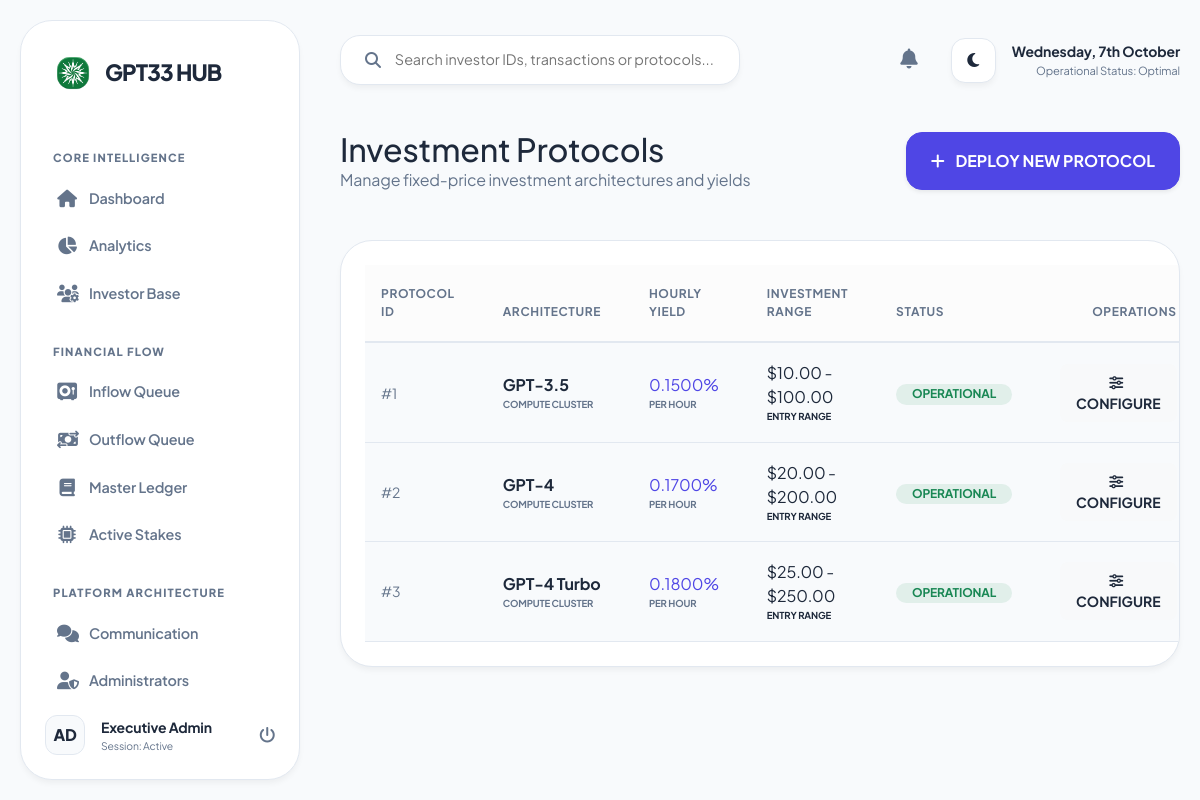
Page /admin/index.php?route=plans (signed in) on the committed database.
### tables this page shows
CREATE TABLE `plans` (
  `id` int(11) NOT NULL AUTO_INCREMENT,
  `name` varchar(100) NOT NULL,
  `hourly_rate` decimal(10,4) NOT NULL,
  `min_invest` decimal(15,2) DEFAULT 10.00,
  `max_invest` decimal(15,2) DEFAULT 10000.00,
  `is_active` tinyint(1) DEFAULT 1,
  `fixed_price` decimal(15,2) DEFAULT 0.00,
  PRIMARY KEY (`id`)
);

### admin/views/plans.php (the view, shortened to what this page needs)
<?php
$plans = $pdo->query("SELECT * FROM plans")->fetchAll();
?>
<div class="row mb-5 align-items-center">
    <div class="col">
        <h2 class="fw-800 m-0 text-dark">Investment Protocols</h2>
        <p class="text-muted m-0">Manage fixed-price investment architectures and yields</p>
    </div>
    <div class="col-auto">
        <button class="btn btn-dark fw-bold px-4 py-3 rounded-4 shadow-sm" onclick="openPlanModal()">
            <i class="fa-solid fa-plus me-2"></i> DEPLOY NEW PROTOCOL
        </button>
    </div>
</div>
<div class="card border-0 shadow-sm rounded-5 overflow-hidden">
    <div class="table-responsive p-4">
        <table class="table align-middle">
            <thead>
                <tr>
                    <th class="ps-3">Protocol ID</th>
                    <th>Architecture</th>
                    <th>Hourly Yield</th>
                    <th>Investment Range</th>
                    <th>Status</th>
                    <th class="text-end pe-3">Operations</th>
                </tr>
            </thead>
            <tbody>
                <?php foreach ($plans as $p): ?>
                <tr>
                    <td class="ps-3"><span class="fw-800 text-muted small">#<?php echo $p['id']; ?></span></td>
                    <td>
                        <div class="text-dark fw-bold"><?php echo htmlspecialchars($p['name']); ?></div>
                        <div class="text-muted small fw-bold text-uppercase" style="font-size: 0.6rem;">Compute Cluster</div>
                    </td>
                    <td>
                        <span class="text-primary fw-800"><?php echo $p['hourly_rate']; ?>%</span>
                        <div class="text-muted small fw-bold" style="font-size: 0.6rem;">PER HOUR</div>
                    </td>
                    <td>
                        <div class="text-dark fw-900">$<?php echo number_format($p['min_invest'], 2); ?> - $<?php echo number_format($p['max_invest'], 2); ?></div>
                        <div class="text-success small fw-bold" style="font-size: 0.6rem;">ENTRY RANGE</div>
                    </td>
                    <td>
                        <?php if ($p['is_active']): ?>
                            <span class="badge bg-success bg-opacity-10 text-success rounded-pill px-3">OPERATIONAL</span>
                        <?php else: ?>
                            <span class="badge bg-secondary bg-opacity-10 text-muted rounded-pill px-3">DEACTIVATED</span>
                        <?php endif; ?>
                    </td>
                    <td class="text-end pe-3">
                        <button onclick="editPlan(<?php echo htmlspecialchars(json_encode($p)); ?>)" class="btn btn-sm btn-light border-0 fw-bold px-3 py-2 rounded-3">
                            <i class="fa-solid fa-sliders me-1"></i> CONFIGURE
                        </button>
                    </td>
                </tr>
                <?php endforeach; ?>
            </tbody>
        </table>
    </div>
</div>

### admin/index.php (style rules this page uses)
:root { --bs-body-bg: #f8fafc; --bs-body-color: #1e293b; --sidebar-bg: #ffffff; --card-bg: #ffffff; --primary-accent: #4f46e5; --sidebar-width: 280px; --border-color: #e2e8f0; --soft-shadow: 0 4px 6px -1px rgba(0, 0, 0, 0.05); --header-height: 80px; --nav-link-color: #64748b; --nav-link-active-bg: #f1f5f9; --text-main: #1e293b; --text-muted: #64748b; }
body { font-family: 'Plus Jakarta Sans', sans-serif; background-color: var(--bs-body-bg); color: var(--bs-body-color); transition: background-color 0.3s ease, color 0.3s ease; overflow-x: hidden; letter-spacing: -0.01em; }
h1, h2, h3, h4, h5, h6, .h1, .h2, .h3, .h4, .h5, .h6, .fw-bold, .fw-800, .fw-bolder { color: var(--text-main) !important; }
.text-dark, .text-black, .text-secondary { color: var(--text-main) !important; }
.text-muted { color: var(--text-muted) !important; }
.text-primary { color: var(--primary-accent) !important; }
.modal-content, .card, .dropdown-menu { background-color: var(--card-bg) !important; border: 1px solid var(--border-color) !important; color: var(--text-main) !important; box-shadow: var(--soft-shadow) !important; }
.table { color: var(--text-main) !important; }
.table thead th { color: var(--text-muted) !important; border-bottom: 2px solid var(--border-color) !important; text-transform: uppercase; font-size: 0.75rem; letter-spacing: 0.05em; }
.table td { border-color: var(--border-color) !important; }
.btn-dark { background-color: var(--primary-accent) !important; border-color: var(--primary-accent) !important; color: #ffffff !important; transition: all 0.3s ease !important; }
.card { background: var(--card-bg); border: 1px solid var(--border-color); border-radius: 32px; box-shadow: var(--soft-shadow); overflow: hidden; }
.table { color: var(--text-main); margin-bottom: 0; }
.table thead th { background: rgba(0, 0, 0, 0.01); border-bottom: 1px solid var(--border-color); color: var(--text-muted); font-weight: 700; font-size: 0.75rem; text-transform: uppercase; padding: 20px 24px; }
.table tbody td { border-bottom: 1px solid var(--border-color); padding: 18px 24px; }

### rows in the picture
plans: id "1", name "GPT-3.5", hourly_rate "0.1500", min_invest "10.00", max_invest "100.00", is_active "OPERATIONAL"
plans: id "2", name "GPT-4", hourly_rate "0.1700", min_invest "20.00", max_invest "200.00", is_active "OPERATIONAL"
plans: id "3", name "GPT-4 Turbo", hourly_rate "0.1800", min_invest "25.00", max_invest "250.00", is_active "OPERATIONAL"
